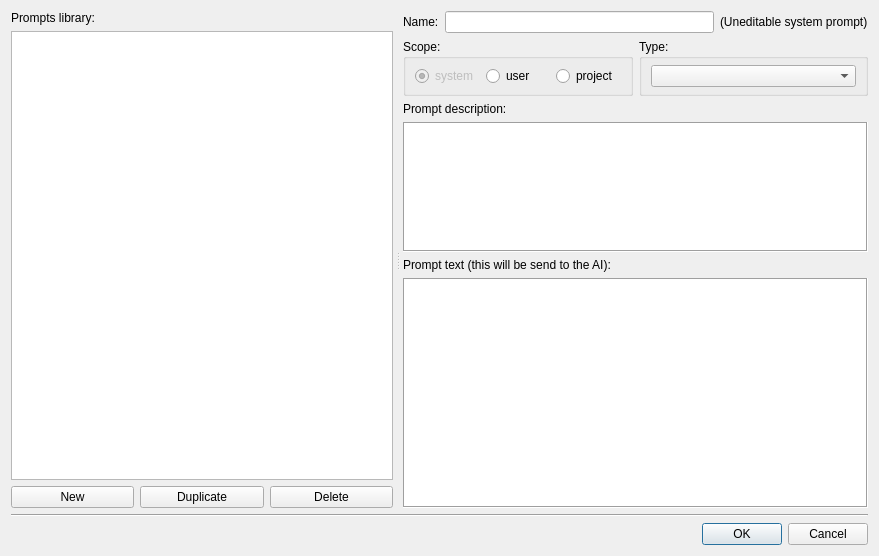
<?xml version="1.0" encoding="UTF-8"?>
<ui version="4.0">
 <class>Dialog_AiPrompts</class>
 <widget class="QDialog" name="Dialog_AiPrompts">
  <property name="windowModality">
   <enum>Qt::NonModal</enum>
  </property>
  <property name="geometry">
   <rect>
    <x>0</x>
    <y>0</y>
    <width>879</width>
    <height>556</height>
   </rect>
  </property>
  <property name="windowTitle">
   <string>AI Edit Prompts</string>
  </property>
  <layout class="QGridLayout" name="gridLayout_2">
   <item row="0" column="0">
    <widget class="QWidget" name="widget" native="true">
     <layout class="QHBoxLayout" name="horizontalLayout">
      <property name="leftMargin">
       <number>0</number>
      </property>
      <property name="topMargin">
       <number>0</number>
      </property>
      <property name="rightMargin">
       <number>0</number>
      </property>
      <property name="bottomMargin">
       <number>0</number>
      </property>
      <item>
       <widget class="QSplitter" name="splitter">
        <property name="minimumSize">
         <size>
          <width>6</width>
          <height>0</height>
         </size>
        </property>
        <property name="lineWidth">
         <number>1</number>
        </property>
        <property name="orientation">
         <enum>Qt::Horizontal</enum>
        </property>
        <property name="opaqueResize">
         <bool>true</bool>
        </property>
        <property name="childrenCollapsible">
         <bool>false</bool>
        </property>
        <widget class="QWidget" name="widget_3" native="true">
         <property name="sizePolicy">
          <sizepolicy hsizetype="Fixed" vsizetype="Preferred">
           <horstretch>0</horstretch>
           <verstretch>0</verstretch>
          </sizepolicy>
         </property>
         <property name="minimumSize">
          <size>
           <width>100</width>
           <height>0</height>
          </size>
         </property>
         <layout class="QVBoxLayout" name="verticalLayout_3">
          <property name="leftMargin">
           <number>0</number>
          </property>
          <property name="topMargin">
           <number>0</number>
          </property>
          <property name="rightMargin">
           <number>3</number>
          </property>
          <property name="bottomMargin">
           <number>0</number>
          </property>
          <item>
           <widget class="QLabel" name="label">
            <property name="text">
             <string>Prompts library:</string>
            </property>
           </widget>
          </item>
          <item>
           <widget class="QTreeWidget" name="treeWidget_prompts">
            <property name="showDropIndicator" stdset="0">
             <bool>false</bool>
            </property>
            <property name="rootIsDecorated">
             <bool>false</bool>
            </property>
            <property name="itemsExpandable">
             <bool>false</bool>
            </property>
            <property name="expandsOnDoubleClick">
             <bool>false</bool>
            </property>
            <attribute name="headerVisible">
             <bool>false</bool>
            </attribute>
            <column>
             <property name="text">
              <string notr="true">1</string>
             </property>
            </column>
           </widget>
          </item>
          <item>
           <widget class="QWidget" name="widget_7" native="true">
            <layout class="QHBoxLayout" name="horizontalLayout_5">
             <property name="leftMargin">
              <number>0</number>
             </property>
             <property name="topMargin">
              <number>0</number>
             </property>
             <property name="rightMargin">
              <number>0</number>
             </property>
             <property name="bottomMargin">
              <number>0</number>
             </property>
             <item>
              <widget class="QPushButton" name="pushButton_new_prompt">
               <property name="text">
                <string>New</string>
               </property>
              </widget>
             </item>
             <item>
              <widget class="QPushButton" name="pushButton_duplicate_prompt">
               <property name="text">
                <string>Duplicate</string>
               </property>
              </widget>
             </item>
             <item>
              <widget class="QPushButton" name="pushButton_delete_prompt">
               <property name="text">
                <string>Delete</string>
               </property>
              </widget>
             </item>
            </layout>
           </widget>
          </item>
         </layout>
        </widget>
        <widget class="QWidget" name="widget_prompt_details" native="true">
         <property name="sizePolicy">
          <sizepolicy hsizetype="Expanding" vsizetype="Preferred">
           <horstretch>0</horstretch>
           <verstretch>0</verstretch>
          </sizepolicy>
         </property>
         <layout class="QVBoxLayout" name="verticalLayout">
          <property name="leftMargin">
           <number>3</number>
          </property>
          <property name="topMargin">
           <number>0</number>
          </property>
          <property name="rightMargin">
           <number>0</number>
          </property>
          <property name="bottomMargin">
           <number>0</number>
          </property>
          <item>
           <widget class="QWidget" name="widget_4" native="true">
            <layout class="QHBoxLayout" name="horizontalLayout_2">
             <property name="leftMargin">
              <number>0</number>
             </property>
             <property name="topMargin">
              <number>0</number>
             </property>
             <property name="rightMargin">
              <number>0</number>
             </property>
             <property name="bottomMargin">
              <number>0</number>
             </property>
             <item>
              <widget class="QLabel" name="label_2">
               <property name="text">
                <string>Name:</string>
               </property>
              </widget>
             </item>
             <item>
              <widget class="QLineEdit" name="lineEdit_name"/>
             </item>
             <item>
              <widget class="QLabel" name="label_uneditable">
               <property name="text">
                <string>(Uneditable system prompt)</string>
               </property>
              </widget>
             </item>
            </layout>
           </widget>
          </item>
          <item>
           <widget class="QWidget" name="widget_5" native="true">
            <layout class="QHBoxLayout" name="horizontalLayout_4">
             <property name="leftMargin">
              <number>0</number>
             </property>
             <property name="topMargin">
              <number>0</number>
             </property>
             <property name="rightMargin">
              <number>0</number>
             </property>
             <property name="bottomMargin">
              <number>0</number>
             </property>
             <item>
              <widget class="QGroupBox" name="groupBox">
               <property name="minimumSize">
                <size>
                 <width>0</width>
                 <height>50</height>
                </size>
               </property>
               <property name="title">
                <string>Scope:</string>
               </property>
               <layout class="QHBoxLayout" name="horizontalLayout_3">
                <property name="leftMargin">
                 <number>9</number>
                </property>
                <property name="topMargin">
                 <number>6</number>
                </property>
                <property name="bottomMargin">
                 <number>6</number>
                </property>
                <item>
                 <widget class="QRadioButton" name="radioButton_system">
                  <property name="enabled">
                   <bool>false</bool>
                  </property>
                  <property name="text">
                   <string>system</string>
                  </property>
                  <property name="checkable">
                   <bool>true</bool>
                  </property>
                  <property name="checked">
                   <bool>true</bool>
                  </property>
                 </widget>
                </item>
                <item>
                 <widget class="QRadioButton" name="radioButton_user">
                  <property name="text">
                   <string>user</string>
                  </property>
                 </widget>
                </item>
                <item>
                 <widget class="QRadioButton" name="radioButton_project">
                  <property name="text">
                   <string>project</string>
                  </property>
                 </widget>
                </item>
               </layout>
              </widget>
             </item>
             <item>
              <widget class="QGroupBox" name="groupBox_2">
               <property name="title">
                <string>Type:</string>
               </property>
               <layout class="QVBoxLayout" name="verticalLayout_4">
                <property name="topMargin">
                 <number>6</number>
                </property>
                <property name="bottomMargin">
                 <number>6</number>
                </property>
                <item>
                 <widget class="QComboBox" name="comboBox_type">
                  <property name="sizePolicy">
                   <sizepolicy hsizetype="Preferred" vsizetype="Fixed">
                    <horstretch>0</horstretch>
                    <verstretch>0</verstretch>
                   </sizepolicy>
                  </property>
                 </widget>
                </item>
               </layout>
              </widget>
             </item>
            </layout>
           </widget>
          </item>
          <item>
           <widget class="QWidget" name="widget_6" native="true">
            <layout class="QVBoxLayout" name="verticalLayout_2">
             <property name="leftMargin">
              <number>0</number>
             </property>
             <property name="topMargin">
              <number>0</number>
             </property>
             <property name="rightMargin">
              <number>0</number>
             </property>
             <property name="bottomMargin">
              <number>0</number>
             </property>
             <item>
              <widget class="QLabel" name="label_3">
               <property name="text">
                <string>Prompt description:</string>
               </property>
              </widget>
             </item>
             <item>
              <widget class="QPlainTextEdit" name="plainTextEdit_description">
               <property name="sizePolicy">
                <sizepolicy hsizetype="Expanding" vsizetype="Expanding">
                 <horstretch>0</horstretch>
                 <verstretch>0</verstretch>
                </sizepolicy>
               </property>
               <property name="minimumSize">
                <size>
                 <width>0</width>
                 <height>30</height>
                </size>
               </property>
               <property name="maximumSize">
                <size>
                 <width>16777215</width>
                 <height>130</height>
                </size>
               </property>
               <property name="frameShape">
                <enum>QFrame::Box</enum>
               </property>
               <property name="frameShadow">
                <enum>QFrame::Sunken</enum>
               </property>
              </widget>
             </item>
             <item>
              <widget class="QLabel" name="label_4">
               <property name="text">
                <string>Prompt text (this will be send to the AI):</string>
               </property>
              </widget>
             </item>
             <item>
              <widget class="QPlainTextEdit" name="plainTextEdit_prompt_text">
               <property name="minimumSize">
                <size>
                 <width>100</width>
                 <height>0</height>
                </size>
               </property>
               <property name="frameShape">
                <enum>QFrame::Box</enum>
               </property>
              </widget>
             </item>
            </layout>
           </widget>
          </item>
         </layout>
        </widget>
       </widget>
      </item>
     </layout>
    </widget>
   </item>
   <item row="2" column="0">
    <widget class="QDialogButtonBox" name="buttonBox">
     <property name="standardButtons">
      <set>QDialogButtonBox::Cancel|QDialogButtonBox::Ok</set>
     </property>
    </widget>
   </item>
   <item row="1" column="0">
    <widget class="Line" name="line">
     <property name="orientation">
      <enum>Qt::Horizontal</enum>
     </property>
    </widget>
   </item>
  </layout>
 </widget>
 <resources/>
 <connections/>
</ui>
